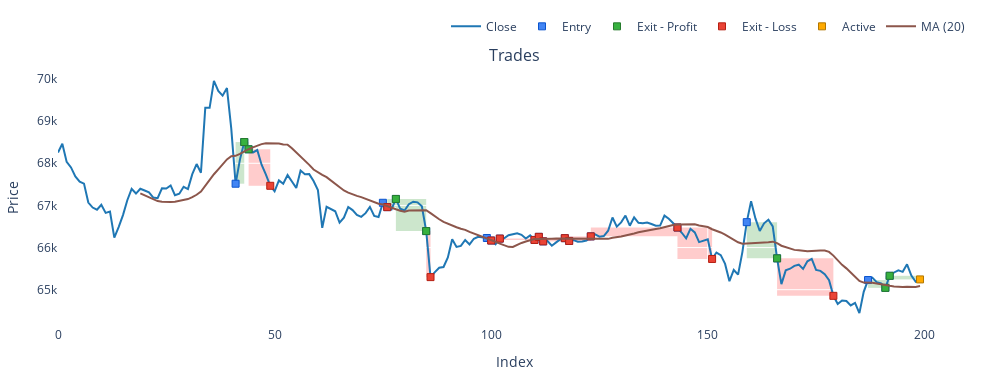

Source (notebook cell):
### Code cell
# vectorbt example：单数据单信号(单均线)策略示例
import pdb
import ccxt
import numpy as np
import pandas as pd
import vectorbt as vbt
import wind_library
# 定义变量
symbol = 'BTC/USDT'

# 获取Gate.io交易所BTC/USDT的1天K线数据
btc_price = wind_library.get_ccxt_exchange_kline('gate', symbol, 'spot', '1h', 200).close

# 设置均线参数
ma_length = 20

# 单均线策略
ma = vbt.MA.run(btc_price, ma_length, short_name='ma')
entries = ma.ma_crossed_above(btc_price)
exits = ma.ma_crossed_below(btc_price)

# 创建投资组合对象
pf = vbt.Portfolio.from_signals(btc_price, entries, exits, direction='both', size=np.inf, fees=0.001, freq='1h', sl_stop=0.01, tp_stop=0.02)

# 打印结果
print(f'total_return:\t{pf.total_return():.2f}%')
# print(pf.stats().loc[['Total Return [%]', 'Win Rate [%]', 'Max Drawdown [%]']])    # 打印部分结果
print(f'entries_counts:\t{entries[entries == True].count()}{"\t"*3}exits_counts:\t{exits[exits == True].count()}')
# print(pf.trades.records_readable[['Entry Fees', 'Exit Fees', 'PnL', 'Return']])    # 打印每笔信号

# 绘制白底图表
fig = pf.plots(subplots='trades', width=1000, settings=dict(background_color='white', title=symbol))
fig.add_scatter(x=btc_price.index, y=ma.ma, mode='lines', name=f'MA ({ma_length})')
fig.update_layout(plot_bgcolor='white', paper_bgcolor='white')
fig.show()

# # 绘制默认图表
# fig = pf.trades.plot(width=1000)
# fig.add_scatter(x=btc_price.index, y=ma.ma, mode='lines', name=f'MA ({ma_length})')
# fig.show()

### Figure 1 — Plotly figure (JSON) as saved in the notebook; plotly's stock layout.template omitted (floating-point values rounded to 4 significant figures; data arrays with more than 128 entries replaced by an {"elided": "..."} marker saying what was removed)
{"data": [{"legendgroup": "0", "line": {"color": "#1f77b4"}, "name": "Close", "showlegend": true, "type": "scatter", "uid": "04ffbb64-fd49-43fb-8119-aa6a36f2e152", "x": {"elided": "200 int values"}, "xaxis": "x", "y": {"elided": "200 float values"}, "yaxis": "y"}, {"customdata": [[0, 0, 0.00148, 0.0999, "Long"], [1, 1, 0.001477, 0.1012, "Short"], [2, 2, 0.001481, 0.1012, "Long"], [3, 3, 0.001487, 0.09973, "Short"], [4, 4, 0.001489, 0.09969, "Long"], [5, 5, 0.001486, 0.09978, "Short"], [6, 6, 0.001517, 0.1007, "Long"], [7, 7, 0.001493, 0.09885, "Short"], [8, 8, 0.001492, 0.09875, "Long"], [9, 9, 0.001489, 0.09862, "Short"], [10, 10, 0.001488, 0.09847, "Long"], [11, 11, 0.001485, 0.09838, "Short"], [12, 12, 0.001487, 0.09834, "Long"], [13, 13, 0.001484, 0.09826, "Short"], [14, 14, 0.001484, 0.09816, "Long"], [15, 15, 0.001481, 0.09812, "Short"], [16, 16, 0.001468, 0.09762, "Long"], [17, 17, 0.001446, 0.09633, "Short"], [18, 18, 0.001481, 0.09738, "Long"], [19, 19, 0.00147, 0.09587, "Short"], [20, 20, 0.001475, 0.09595, "Long"], [21, 21, 0.001472, 0.09618, "Short"]], "hovertemplate": "Exit Trade Id: %{customdata[0]}<br>Position Id: %{customdata[1]}<br>Size: %{customdata[2]:.6f}<br>Entry Timestamp: %{x}<br>Avg Entry Price: %{y}<br>Entry Fees: %{customdata[3]:.6f}<br>Direction: %{customdata[4]}", "legendgroup": "1", "marker": {"color": "#4285F4", "line": {"color": "rgb(11,84,205)", "width": 1}, "size": 7, "symbol": "square"}, "mode": "markers", "name": "Entry", "type": "scatter", "uid": "b62695c5-2146-482d-a014-d5cba11b36c4", "x": [41, 43, 44, 75, 76, 78, 85, 99, 100, 102, 110, 111, 112, 117, 118, 123, 143, 159, 166, 187, 191, 192], "xaxis": "x", "y": [67520.0, 68500.0, 68330.0, 67060.0, 66960.0, 67150.0, 66390.0, 66230.0, 66170.0, 66210.0, 66181, 66250.0, 66150.0, 66223, 66160.0, 66266, 66480.0, 66600.0, 65744, 65230.0, 65040.0, 65330.0], "yaxis": "y"}, {"customdata": [[0, 0, 0.00148, 0.1014, 1.263, 0.01264, "Long", "0 days 02:00:00"], [1, 1, 0.001477, 0.1009, 0.05252, 0.0005191, "Short", "0 days 01:00:00"], [4, 4, 0.001489, 0.09998, 0.0899, 0.0009018, "Long", "0 days 02:00:00"], [5, 5, 0.001486, 0.09864, 0.9348, 0.009369, "Short", "0 days 07:00:00"], [17, 17, 0.001446, 0.09509, 1.051, 0.01091, "Short", "0 days 07:00:00"], [19, 19, 0.00147, 0.0956, 0.08205, 0.0008558, "Short", "0 days 04:00:00"], [20, 20, 0.001475, 0.09637, 0.23, 0.002397, "Long", "0 days 01:00:00"]], "hovertemplate": "Exit Trade Id: %{customdata[0]}<br>Position Id: %{customdata[1]}<br>Size: %{customdata[2]:.6f}<br>Exit Timestamp: %{x}<br>Avg Exit Price: %{y}<br>Exit Fees: %{customdata[3]:.6f}<br>PnL: %{customdata[4]:.6f}<br>Return: %{customdata[5]:.2%}<br>Direction: %{customdata[6]}<br>Duration: %{customdata[7]}", "legendgroup": "2", "marker": {"color": "#37B13F", "line": {"color": "rgb(38,123,44)", "width": 1}, "size": 7, "symbol": "square"}, "mode": "markers", "name": "Exit - Profit", "type": "scatter", "uid": "9054ff7e-2eab-465a-99b4-4527c8ff0b79", "x": [43, 44, 78, 85, 166, 191, 192], "xaxis": "x", "y": [68500.0, 68330.0, 67150.0, 66390.0, 65744, 65040.0, 65330.0], "yaxis": "y"}, {"customdata": [[2, 2, 0.001481, 0.09993, -1.484, -0.01466, "Long", "0 days 05:00:00"], [3, 3, 0.001487, 0.09958, -0.04584, -0.0004596, "Short", "0 days 01:00:00"], [6, 6, 0.001517, 0.09905, -1.857, -0.01844, "Long", "0 days 01:00:00"], [7, 7, 0.001493, 0.09876, -0.1079, -0.001092, "Short", "0 days 01:00:00"], [8, 8, 0.001492, 0.09881, -0.1294, -0.00131, "Long", "0 days 02:00:00"], [9, 9, 0.001489, 0.09857, -0.1497, -0.001518, "Short", "0 days 08:00:00"], [10, 10, 0.001488, 0.09858, -0.08798, -0.0008935, "Long", "0 days 01:00:00"], [11, 11, 0.001485, 0.09822, -0.03757, -0.0003819, "Short", "0 days 01:00:00"], [12, 12, 0.001487, 0.09845, -0.0841, -0.0008552, "Long", "0 days 05:00:00"], [13, 13, 0.001484, 0.09816, -0.09923, -0.00101, "Short", "0 days 01:00:00"], [14, 14, 0.001484, 0.09832, -0.0355, -0.0003616, "Long", "0 days 05:00:00"], [15, 15, 0.001481, 0.09843, -0.5065, -0.005162, "Short", "0 days 20:00:00"], [16, 16, 0.001468, 0.09652, -1.29, -0.01321, "Long", "0 days 08:00:00"], [18, 18, 0.001481, 0.09606, -1.511, -0.01551, "Long", "0 days 13:00:00"]], "hovertemplate": "Exit Trade Id: %{customdata[0]}<br>Position Id: %{customdata[1]}<br>Size: %{customdata[2]:.6f}<br>Exit Timestamp: %{x}<br>Avg Exit Price: %{y}<br>Exit Fees: %{customdata[3]:.6f}<br>PnL: %{customdata[4]:.6f}<br>Return: %{customdata[5]:.2%}<br>Direction: %{customdata[6]}<br>Duration: %{customdata[7]}", "legendgroup": "3", "marker": {"color": "#EA4335", "line": {"color": "rgb(181,31,18)", "width": 1}, "size": 7, "symbol": "square"}, "mode": "markers", "name": "Exit - Loss", "type": "scatter", "uid": "28d1dffb-1f6c-4de1-939c-fe8932878834", "x": [49, 76, 86, 100, 102, 110, 111, 112, 117, 118, 123, 143, 151, 179], "xaxis": "x", "y": [67470.0, 66960.0, 65300.0, 66170.0, 66210.0, 66181, 66250.0, 66150.0, 66223, 66160.0, 66266, 66480.0, 65730.0, 64850.0], "yaxis": "y"}, {"customdata": [[21, 21, 0.001472, 0, 0.02984, 0.0003103, "Short", "0 days 08:00:00"]], "hovertemplate": "Exit Trade Id: %{customdata[0]}<br>Position Id: %{customdata[1]}<br>Size: %{customdata[2]:.6f}<br>Exit Timestamp: %{x}<br>Avg Exit Price: %{y}<br>Exit Fees: %{customdata[3]:.6f}<br>PnL: %{customdata[4]:.6f}<br>Return: %{customdata[5]:.2%}<br>Direction: %{customdata[6]}<br>Duration: %{customdata[7]}", "legendgroup": "4", "marker": {"color": "#FFAA00", "line": {"color": "rgb(178,118,0)", "width": 1}, "size": 7, "symbol": "square"}, "mode": "markers", "name": "Active", "type": "scatter", "uid": "61d04af5-4e78-4fa3-b3d9-e692600ba739", "x": [199], "xaxis": "x", "y": [65240.0], "yaxis": "y"}, {"mode": "lines", "name": "MA (20)", "type": "scatter", "uid": "86cbb5d7-f80d-4291-958f-b77f44f7c933", "x": {"elided": "200 int values"}, "y": {"elided": "200 float values"}}], "layout": {"annotations": [{"font": {"size": 16}, "showarrow": false, "text": "Trades", "x": 0.5, "xanchor": "center", "xref": "paper", "y": 1, "yanchor": "bottom", "yref": "paper"}], "height": 380, "legend": {"orientation": "h", "traceorder": "normal", "x": 1, "xanchor": "right", "y": 1.105, "yanchor": "bottom"}, "margin": {"b": 30, "l": 30, "r": 30, "t": 30}, "paper_bgcolor": "white", "plot_bgcolor": "white", "shapes": [{"fillcolor": "green", "layer": "below", "line": {"width": 0}, "opacity": 0.2, "type": "rect", "x0": 41, "x1": 43, "xref": "x", "y0": 67520.0, "y1": 68500.0, "yref": "y"}, {"fillcolor": "green", "layer": "below", "line": {"width": 0}, "opacity": 0.2, "type": "rect", "x0": 43, "x1": 44, "xref": "x", "y0": 68500.0, "y1": 68330.0, "yref": "y"}, {"fillcolor": "green", "layer": "below", "line": {"width": 0}, "opacity": 0.2, "type": "rect", "x0": 76, "x1": 78, "xref": "x", "y0": 66960.0, "y1": 67150.0, "yref": "y"}, {"fillcolor": "green", "layer": "below", "line": {"width": 0}, "opacity": 0.2, "type": "rect", "x0": 78, "x1": 85, "xref": "x", "y0": 67150.0, "y1": 66390.0, "yref": "y"}, {"fillcolor": "green", "layer": "below", "line": {"width": 0}, "opacity": 0.2, "type": "rect", "x0": 159, "x1": 166, "xref": "x", "y0": 66600.0, "y1": 65744, "yref": "y"}, {"fillcolor": "green", "layer": "below", "line": {"width": 0}, "opacity": 0.2, "type": "rect", "x0": 187, "x1": 191, "xref": "x", "y0": 65230.0, "y1": 65040.0, "yref": "y"}, {"fillcolor": "green", "layer": "below", "line": {"width": 0}, "opacity": 0.2, "type": "rect", "x0": 191, "x1": 192, "xref": "x", "y0": 65040.0, "y1": 65330.0, "yref": "y"}, {"fillcolor": "green", "layer": "below", "line": {"width": 0}, "opacity": 0.2, "type": "rect", "x0": 192, "x1": 199, "xref": "x", "y0": 65330.0, "y1": 65240.0, "yref": "y"}, {"fillcolor": "red", "layer": "below", "line": {"width": 0}, "opacity": 0.2, "type": "rect", "x0": 44, "x1": 49, "xref": "x", "y0": 68330.0, "y1": 67470.0, "yref": "y"}, {"fillcolor": "red", "layer": "below", "line": {"width": 0}, "opacity": 0.2, "type": "rect", "x0": 75, "x1": 76, "xref": "x", "y0": 67060.0, "y1": 66960.0, "yref": "y"}, {"fillcolor": "red", "layer": "below", "line": {"width": 0}, "opacity": 0.2, "type": "rect", "x0": 85, "x1": 86, "xref": "x", "y0": 66390.0, "y1": 65300.0, "yref": "y"}, {"fillcolor": "red", "layer": "below", "line": {"width": 0}, "opacity": 0.2, "type": "rect", "x0": 99, "x1": 100, "xref": "x", "y0": 66230.0, "y1": 66170.0, "yref": "y"}, {"fillcolor": "red", "layer": "below", "line": {"width": 0}, "opacity": 0.2, "type": "rect", "x0": 100, "x1": 102, "xref": "x", "y0": 66170.0, "y1": 66210.0, "yref": "y"}, {"fillcolor": "red", "layer": "below", "line": {"width": 0}, "opacity": 0.2, "type": "rect", "x0": 102, "x1": 110, "xref": "x", "y0": 66210.0, "y1": 66181, "yref": "y"}, {"fillcolor": "red", "layer": "below", "line": {"width": 0}, "opacity": 0.2, "type": "rect", "x0": 110, "x1": 111, "xref": "x", "y0": 66181, "y1": 66250.0, "yref": "y"}, {"fillcolor": "red", "layer": "below", "line": {"width": 0}, "opacity": 0.2, "type": "rect", "x0": 111, "x1": 112, "xref": "x", "y0": 66250.0, "y1": 66150.0, "yref": "y"}, {"fillcolor": "red", "layer": "below", "line": {"width": 0}, "opacity": 0.2, "type": "rect", "x0": 112, "x1": 117, "xref": "x", "y0": 66150.0, "y1": 66223, "yref": "y"}, {"fillcolor": "red", "layer": "below", "line": {"width": 0}, "opacity": 0.2, "type": "rect", "x0": 117, "x1": 118, "xref": "x", "y0": 66223, "y1": 66160.0, "yref": "y"}, {"fillcolor": "red", "layer": "below", "line": {"width": 0}, "opacity": 0.2, "type": "rect", "x0": 118, "x1": 123, "xref": "x", "y0": 66160.0, "y1": 66266, "yref": "y"}, {"fillcolor": "red", "layer": "below", "line": {"width": 0}, "opacity": 0.2, "type": "rect", "x0": 123, "x1": 143, "xref": "x", "y0": 66266, "y1": 66480.0, "yref": "y"}, {"fillcolor": "red", "layer": "below", "line": {"width": 0}, "opacity": 0.2, "type": "rect", "x0": 143, "x1": 151, "xref": "x", "y0": 66480.0, "y1": 65730.0, "yref": "y"}, {"fillcolor": "red", "layer": "below", "line": {"width": 0}, "opacity": 0.2, "type": "rect", "x0": 166, "x1": 179, "xref": "x", "y0": 65744, "y1": 64850.0, "yref": "y"}], "showlegend": true, "width": 1000, "xaxis": {"anchor": "y", "autorange": true, "domain": [0, 1], "range": [0, 210.5], "title": {"text": "Index"}, "type": "linear"}, "yaxis": {"anchor": "x", "autorange": true, "domain": [0, 1], "range": [64140.0, 70260.0], "title": {"text": "Price"}, "type": "linear"}}}
